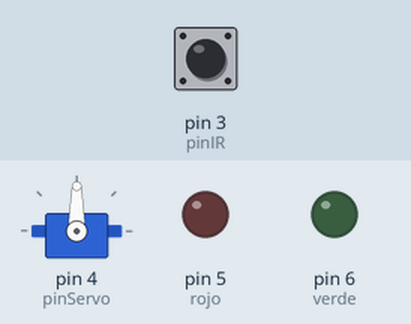
This sketch was run on a simulated Arduino Uno, built with avr-gcc and run on an emulated ATmega328P. Shown: servo, output pins drawn as LEDs (lit = HIGH). The inputs (shaded band) are chosen by the test bench; at power-on: pin 3 (pinIR) HIGH. At 5.3 s the program stops and its outputs stay as they are.

Above: at 1.2 s.
1.3 s: pin 3 (pinIR) pulsed LOW 2 times (0.12 s each, 0.3 s apart)
At 5.1 s:
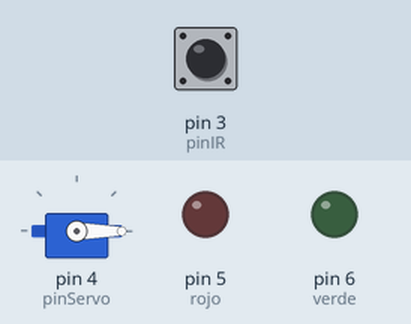
At 6.4 s:
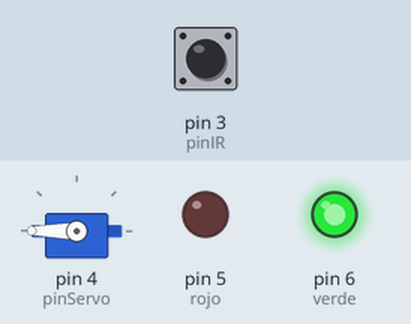
Timing chart, 0 to 6.8 s (numbered marks = the images above; inputs shaded):
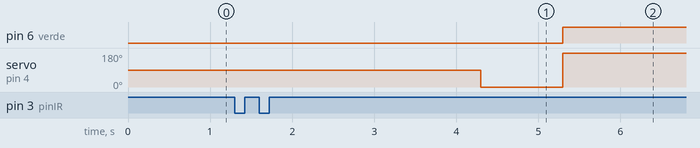

The sketch:

VersionIntermedia.ino
```cpp
#include <Servo.h>
  Servo Serv;

  int pinIR=3;
  int pinServo=4;
  int val=0;
  int verde=6;
  int rojo=5;


  void setup(){
    Serv.attach(pinServo);
    pinMode(verde,OUTPUT);
    pinMode(rojo,OUTPUT);
  }

  void loop(){
    val=digitalRead(pinIR);

    if (val ==0){
      delay(3000);
      Serv.write(0);
      delay(1000);
      Serv.write(180);
      digitalWrite(verde,HIGH);
      digitalWrite(rojo,LOW);
      do{

      }while(1);
    }
  }
```

Measured:
- after the input at 1.3 s, pin 6 (verde): LOW → HIGH after 4.0 s; servo on pin 4 (pinServo): 90° → 0° after 3.0 s, → 180° 1.0 s later
